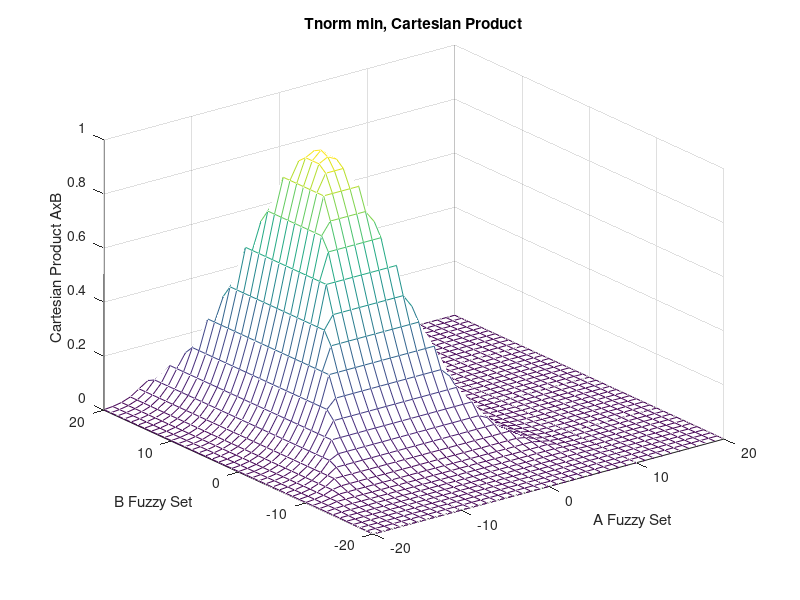

This chart was generated by the following MATLAB code:
c1 = [6];
sigma1 = [6];
c2 = [-6];
sigma2 = [4];

x = [-20:1:20];

ua = exp(-0.5 * (((x-c1)/sigma1).^2));
ub = exp(-0.5 * (((x-c2)/sigma2).^2));

ua_cross_ub = zeros(length(x),length(x));

for i=1:length(x),
    for j=1:length(x),
       ua_cross_ub(i,j) = min([ua(i),ub(j)]);
    end
end

% hold on
% plot(x,ua)
% plot(x,ub)
mesh(x,x,ua_cross_ub);
xlabel('A Fuzzy Set');
ylabel('B Fuzzy Set');
zlabel('Cartesian Product AxB');
title('Tnorm min, Cartesian Product');
